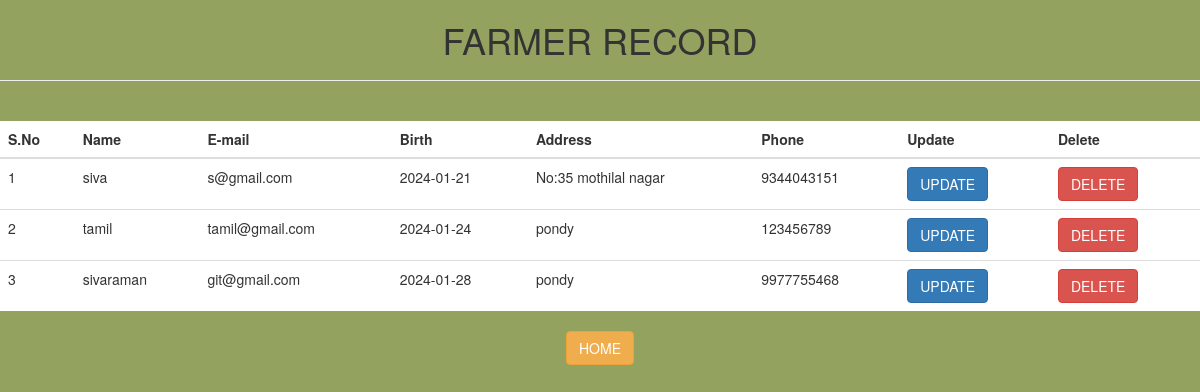
Before: /view with the older database file.
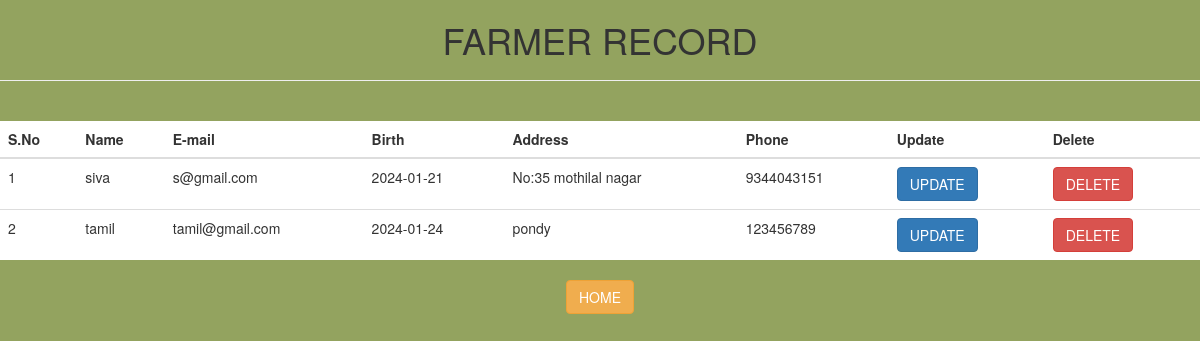
After: the same page with the newer database file.
### tables this page shows
CREATE TABLE customers (pid integer primary key,name text,
            email varchar(20),birth date,address text,phone integer);

### web.py (the view)
@app.route('/view')
def view():
    con=sqlite3.connect('data2.db')
    con.row_factory=sqlite3.Row
    cur=con.cursor()
    cur.execute("select  * from customers")
    data=cur.fetchall()
    con.close()
    return render_template('view.html',data=data)

### templates/view.html (shortened to what this page needs)
<!DOCTYPE html>
<html lang="en">
<head>
 <link rel="stylesheet" href="https://maxcdn.bootstrapcdn.com/bootstrap/3.4.1/css/bootstrap.min.css">
</head>
<body>
    <div class="main">
       <center> <h1>FARMER RECORD<hr></h1></center>
        <div align="center"class="table">
            <br>
       <table class="table table-border" >
        <thead>
            <tr>
                <th>S.No</th>
                <th>Name</th>
                <th>E-mail</th>
                <th>Birth</th>
                <th>Address</th>
                <th>Phone</th>
                <th>Update</th>
                <th>Delete</th>
            </tr>
        </thead>
       <tbody>
        {% for res in data %}
        {%set i=loop.index %}
        <tr>
            <td>{{i}}</td>
            <td>{{res["name"]}}</td>
            <td>{{res["email"]}}</td>
            <td>{{res["birth"]}}</td>
            <td>{{res["address"]}}</td>
            <td>{{res["phone"]}}</td>
            <td><a href=" {{url_for('update',id=res['pid'])}}"class="btn btn-primary">UPDATE</a></td>
            <td><a href=" {{url_for('delete',id=res['pid'])}}"class="btn btn-danger">DELETE</a></td>
        </tr>
        {% endfor %}
       </tbody>
       </table>
       <div>
        <a href="{{url_for('main1')}}"class ="btn btn-warning pull right">HOME</a>
       </div>
    </div>
   </div>
</body>
</html>

### templates/view.html (style rules this page uses)
body { background-color:rgb(147, 163, 95); background-position: center; background-repeat: no-repeat; background-size:cover; }

Changed rows visible on the page:
removed customers: i "3", name "sivaraman", email "git@gmail.com", birth "2024-01-28", address "pondy", phone "9977755468"
